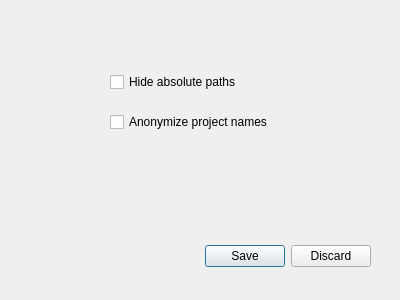
<?xml version="1.0" encoding="UTF-8"?>
<ui version="4.0">
 <class>SettingsDialog</class>
 <widget class="QDialog" name="SettingsDialog">
  <property name="geometry">
   <rect>
    <x>0</x>
    <y>0</y>
    <width>400</width>
    <height>300</height>
   </rect>
  </property>
  <property name="windowTitle">
   <string>Settings</string>
  </property>
  <widget class="QDialogButtonBox" name="buttonBox">
   <property name="geometry">
    <rect>
     <x>30</x>
     <y>240</y>
     <width>341</width>
     <height>32</height>
    </rect>
   </property>
   <property name="orientation">
    <enum>Qt::Horizontal</enum>
   </property>
   <property name="standardButtons">
    <set>QDialogButtonBox::Discard|QDialogButtonBox::Save</set>
   </property>
  </widget>
  <widget class="QCheckBox" name="cbHideAbsPaths">
   <property name="geometry">
    <rect>
     <x>110</x>
     <y>70</y>
     <width>191</width>
     <height>24</height>
    </rect>
   </property>
   <property name="text">
    <string>Hide absolute paths</string>
   </property>
  </widget>
  <widget class="QCheckBox" name="cbAnonymizeProjectNames">
   <property name="geometry">
    <rect>
     <x>110</x>
     <y>110</y>
     <width>201</width>
     <height>24</height>
    </rect>
   </property>
   <property name="text">
    <string>Anonymize project names</string>
   </property>
  </widget>
 </widget>
 <resources/>
 <connections>
  <connection>
   <sender>buttonBox</sender>
   <signal>accepted()</signal>
   <receiver>SettingsDialog</receiver>
   <slot>accept()</slot>
   <hints>
    <hint type="sourcelabel">
     <x>248</x>
     <y>254</y>
    </hint>
    <hint type="destinationlabel">
     <x>157</x>
     <y>274</y>
    </hint>
   </hints>
  </connection>
  <connection>
   <sender>buttonBox</sender>
   <signal>rejected()</signal>
   <receiver>SettingsDialog</receiver>
   <slot>reject()</slot>
   <hints>
    <hint type="sourcelabel">
     <x>316</x>
     <y>260</y>
    </hint>
    <hint type="destinationlabel">
     <x>286</x>
     <y>274</y>
    </hint>
   </hints>
  </connection>
 </connections>
</ui>
